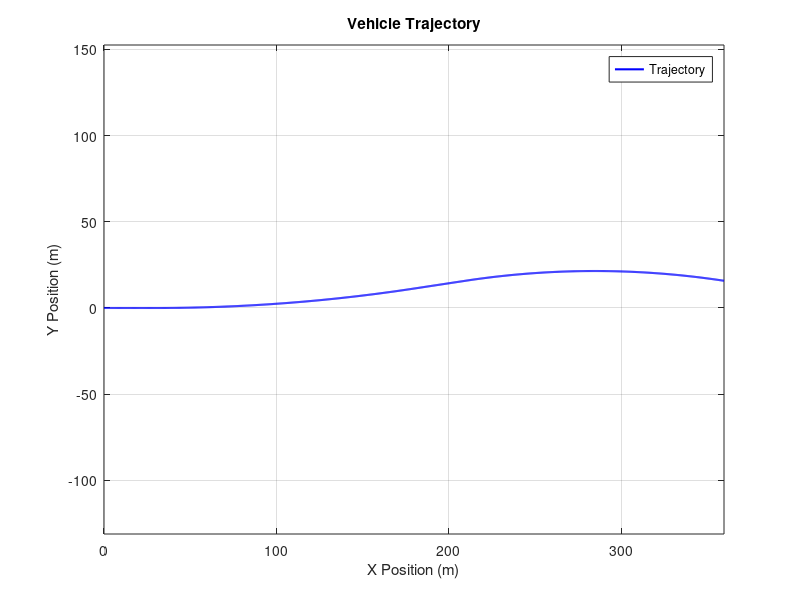

MATLAB code to generate this figure:
% Parameters
Vx = 30; % m/s
r_positive = 1000; % m
r_negative = 500; % m
time_step = 0.01; % s

% Time vectors for each segment
t1 = 0:time_step:1; % Straight path (1 second)
t2 = 0:time_step:5; % Positive-curvature arc (5 seconds)
t3 = 0:time_step:1; % Straight path (1 second)
t4 = 0:time_step:5; % Negative-curvature arc (5 seconds)

% Yaw rates
yaw_rate_straight = 0;
yaw_rate_positive = Vx / r_positive;
yaw_rate_negative = -Vx / r_negative;

% Initialize positions and angles
X = 0;
Y = 0;
theta = 0;

% Trajectory calculation
for t = t1
    X(end+1) = X(end) + Vx * cos(theta) * time_step;
    Y(end+1) = Y(end) + Vx * sin(theta) * time_step;
end

for t = t2
    theta = theta + yaw_rate_positive * time_step;
    X(end+1) = X(end) + Vx * cos(theta) * time_step;
    Y(end+1) = Y(end) + Vx * sin(theta) * time_step;
end

for t = t3
    X(end+1) = X(end) + Vx * cos(theta) * time_step;
    Y(end+1) = Y(end) + Vx * sin(theta) * time_step;
end

for t = t4
    theta = theta + yaw_rate_negative * time_step;
    X(end+1) = X(end) + Vx * cos(theta) * time_step;
    Y(end+1) = Y(end) + Vx * sin(theta) * time_step;
end

% Plotting the trajectory
figure;
plot(X, Y, 'b', 'LineWidth', 1.5);
xlabel('X Position (m)');
ylabel('Y Position (m)');
title('Vehicle Trajectory');
grid on;
legend('Trajectory');
axis equal;
